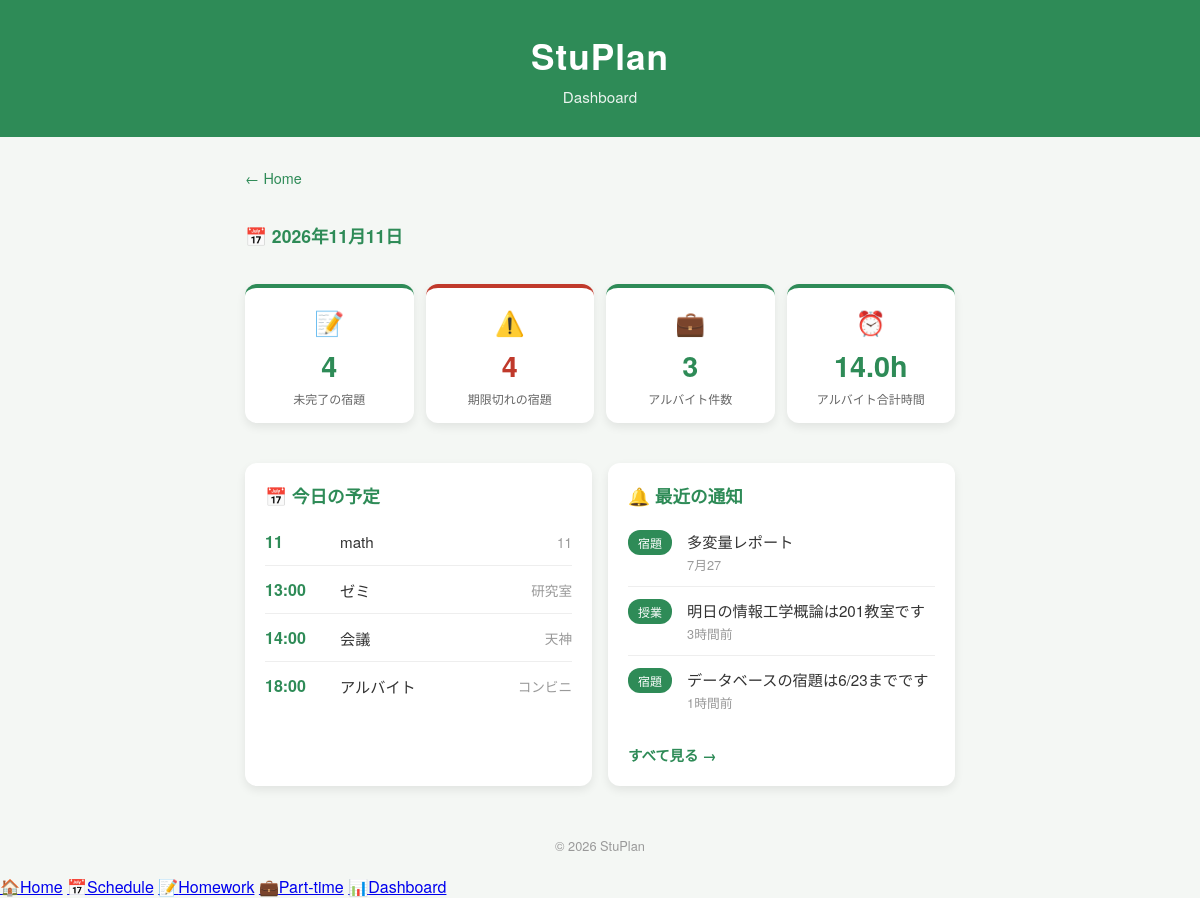
Page /dashboard on the earlier database version.
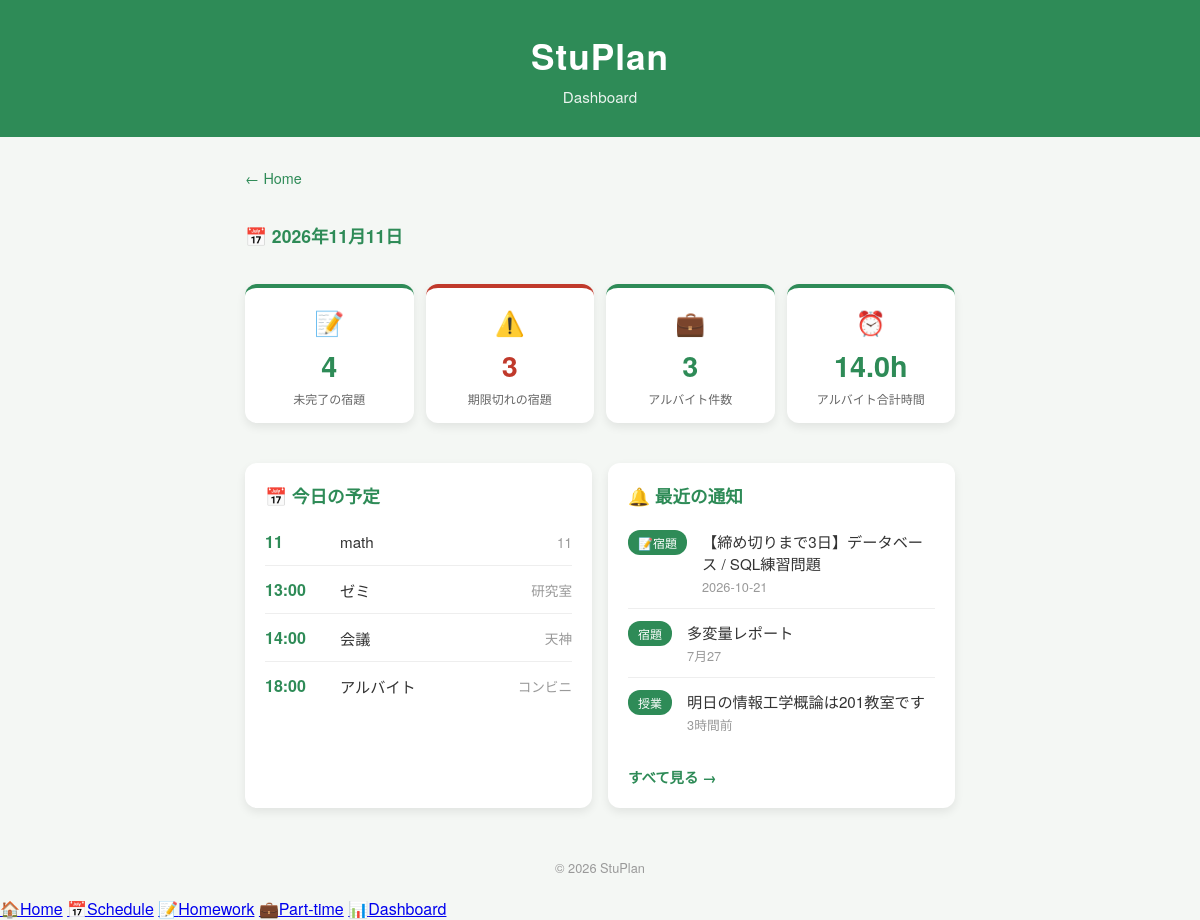
Same page on the later database version.
### tables this page shows
CREATE TABLE schedules (
    id INTEGER PRIMARY KEY AUTOINCREMENT,
    time TEXT NOT NULL,
    title TEXT NOT NULL,
    place TEXT NOT NULL
, user_id INTEGER DEFAULT 1);

CREATE TABLE notifications (
    id INTEGER PRIMARY KEY AUTOINCREMENT,
    type TEXT NOT NULL,
    message TEXT NOT NULL,
    time TEXT NOT NULL
, user_id INTEGER DEFAULT 1);

### app.py (the view)
@app.route("/dashboard")
def dashboard():
    today = date.today()
    today_str = today.isoformat()
    today_display = f"{today.year}年{today.month}月{today.day}日"
    uid = get_user_id()
    p = ph()
    conn = get_db_connection()
    cursor = conn.cursor()
    cursor.execute(f"SELECT COUNT(*) FROM homeworks WHERE done = 0 AND user_id = {p}", (uid,))
    homework_undone = cursor.fetchone()[0]
    cursor.execute(f"SELECT COUNT(*) FROM homeworks WHERE done = 0 AND deadline < {p} AND user_id = {p}", (today_str, uid))
    homework_overdue = cursor.fetchone()[0]
    cursor.execute(f"SELECT * FROM schedules WHERE user_id = {p} ORDER BY time", (uid,))
    schedules = fetchall_as_dict(cursor)
    cursor.execute(f"SELECT * FROM notifications WHERE user_id = {p} ORDER BY id DESC LIMIT 3", (uid,))
    recent_notifications = fetchall_as_dict(cursor)
    parttime_count = 0
    total_hours = 0
    cursor.execute(f'SELECT start, "end" FROM parttime_jobs WHERE user_id = {p}', (uid,))
    for row in cursor.fetchall():
        try:
            start_h, start_m = map(int, row[0].split(":"))
            end_h, end_m = map(int, row[1].split(":"))
            hours = (end_h * 60 + end_m - start_h * 60 - start_m) / 60
            total_hours += hours
            parttime_count += 1
        except:
            pass
    conn.close()
    lang = session.get("lang", "ja")
    t = TRANSLATIONS[lang]
    return render_template("dashboard.html", today_display=today_display, homework_undone=homework_undone, homework_overdue=homework_overdue, schedules=schedules, recent_notifications=recent_notifications, parttime_count=parttime_count, total_hours=round(total_hours, 1), t=t)

### app.py (called while the page is built)
def get_db_connection():
    if DATABASE_URL:
        import psycopg2
        import psycopg2.extras
        conn = psycopg2.connect(DATABASE_URL)
        conn.autocommit = False
        return conn
    else:
        conn = sqlite3.connect("stuplan.db")
        conn.row_factory = sqlite3.Row
        return conn

def ph(n=1):
    if DATABASE_URL:
        return ",".join(["%s"] * n) if n > 1 else "%s"
    else:
        return ",".join(["?"] * n) if n > 1 else "?"

def fetchall_as_dict(cursor):
    if DATABASE_URL:
        cols = [desc[0] for desc in cursor.description]
        return [dict(zip(cols, row)) for row in cursor.fetchall()]
    else:
        rows = cursor.fetchall()
        return [dict(row) for row in rows]

def get_user_id():
    return session.get("user_id", 1)

### templates/dashboard.html (shortened to what this page needs)
<!DOCTYPE html>
<html lang="ja">
<head>
    <link rel="stylesheet" href="{{ url_for('static', filename='style.css') }}">
</head>
<body>
    <header class="main-header"><h1>StuPlan</h1><p>{{ t.dashboard_title }}</p></header>
    <main class="container dashboard-container">
        <a href="/home" class="back-link">{{ t.back_home }}</a>
        <div class="dash-date">📅 {{ today_display }}</div>
        <div class="dash-cards">
            <div class="dash-card">
                <div class="dash-card-icon">📝</div>
                <div class="dash-card-num">{{ homework_undone }}</div>
                <div class="dash-card-label">{{ t.undone_homework }}</div>
            </div>
            <div class="dash-card {% if homework_overdue > 0 %}danger{% endif %}">
                <div class="dash-card-icon">⚠️</div>
                <div class="dash-card-num">{{ homework_overdue }}</div>
                <div class="dash-card-label">{{ t.overdue_homework }}</div>
            </div>
            <div class="dash-card">
                <div class="dash-card-icon">💼</div>
                <div class="dash-card-num">{{ parttime_count }}</div>
                <div class="dash-card-label">{{ t.parttime_count }}</div>
            </div>
            <div class="dash-card">
                <div class="dash-card-icon">⏰</div>
                <div class="dash-card-num">{{ total_hours }}h</div>
                <div class="dash-card-label">{{ t.total_hours }}</div>
            </div>
        </div>
        <div class="dash-bottom">
            <section class="card dash-section">
                <h2>{{ t.todays_schedule }}</h2>
                {% if schedules %}
                <ul class="schedule-list">
                    {% for item in schedules %}
                    <li class="schedule-item">
                        <span class="schedule-time">{{ item.time }}</span>
                        <span class="schedule-title">{{ item.title }}</span>
                        <span class="schedule-place">{{ item.place }}</span>
                    </li>
                    {% endfor %}
                </ul>
                {% else %}
                <p>{{ t.no_schedule }}</p>
                {% endif %}
            </section>
            <section class="card dash-section">
                <h2>{{ t.recent_notifications }}</h2>
                {% if recent_notifications %}
                <ul class="notification-list">
                    {% for n in recent_notifications %}
                    <li class="notification-item">
                        <span class="notification-type">{{ n.type }}</span>
                        <div class="notification-info">
                            <span class="notification-message">{{ n.message }}</span>
                            <span class="notification-time">{{ n.time }}</span>
                        </div>
                    </li>
                    {% endfor %}
                </ul>
                {% else %}
                <p>{{ t.no_notifications }}</p>
                {% endif %}
                <a href="/notification" class="add-link">{{ t.see_all }}</a>
            </section>
        </div>
    </main>
    <footer class="main-footer"><p>&copy; 2026 StuPlan</p></footer>
    <nav class="bottom-nav">
        <a href="/home" class="nav-item "><span class="nav-icon">🏠</span><span>Home</span></a>
        <a href="/schedule" class="nav-item "><span class="nav-icon">📅</span><span>Schedule</span></a>
        <a href="/homework" class="nav-item "><span class="nav-icon">📝</span><span>Homework</span></a>
        <a href="/parttime" class="nav-item "><span class="nav-icon">💼</span><span>Part-time</span></a>
        <a href="/dashboard" class="nav-item active"><span class="nav-icon">📊</span><span>Dashboard</span></a>
    </nav>
</body>
</html>

Differences in the rows shown:
no longer on this page (row unchanged): notifications: type "宿題", message "データベースの宿題は6/23までです", time "1時間前"
added notifications: type "📝宿題", message "【締め切りまで3日】データベース / SQL練習問題", time "2026-10-21"
Other differences:
{{ homework_overdue }}: "4" → "3"
